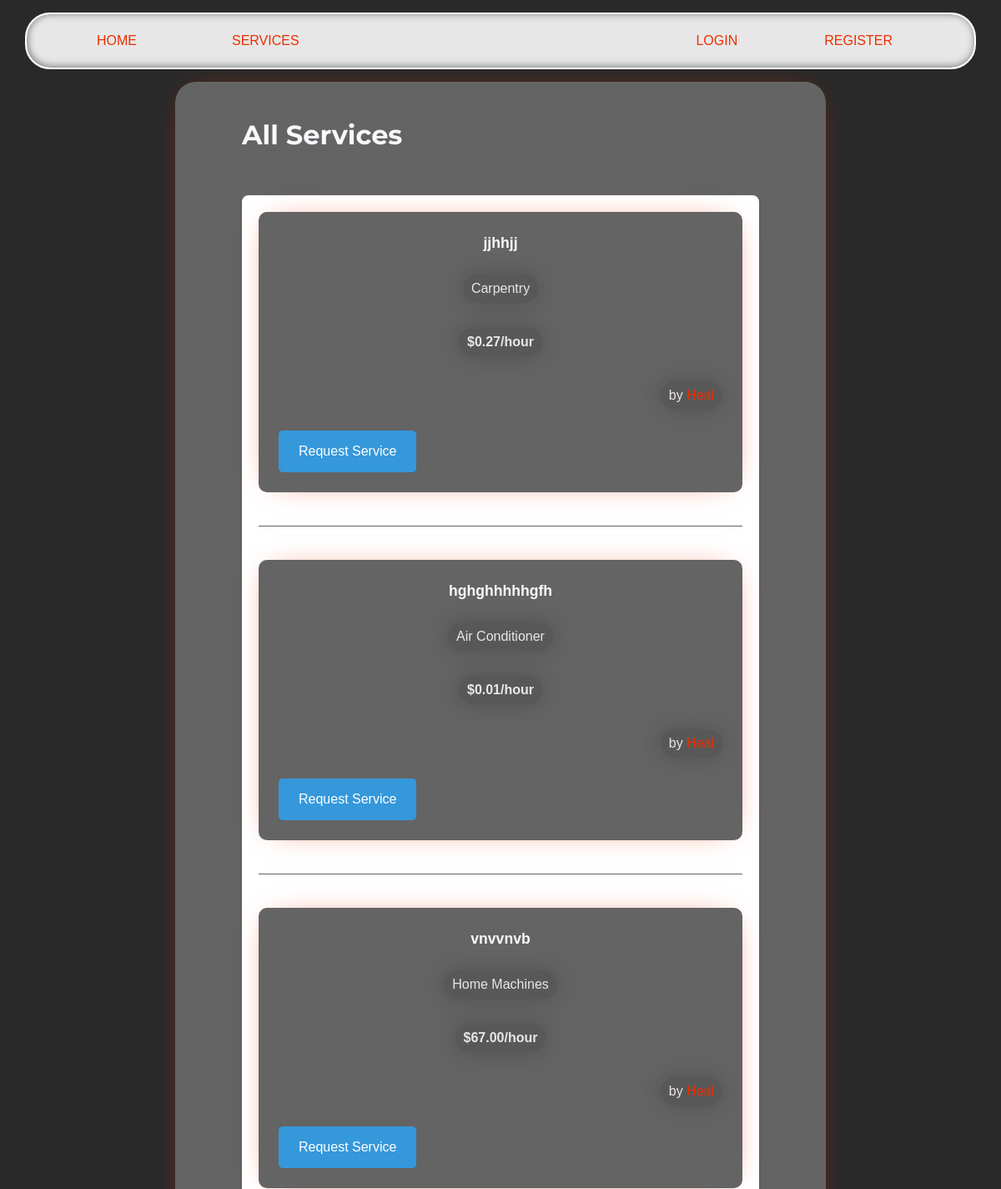
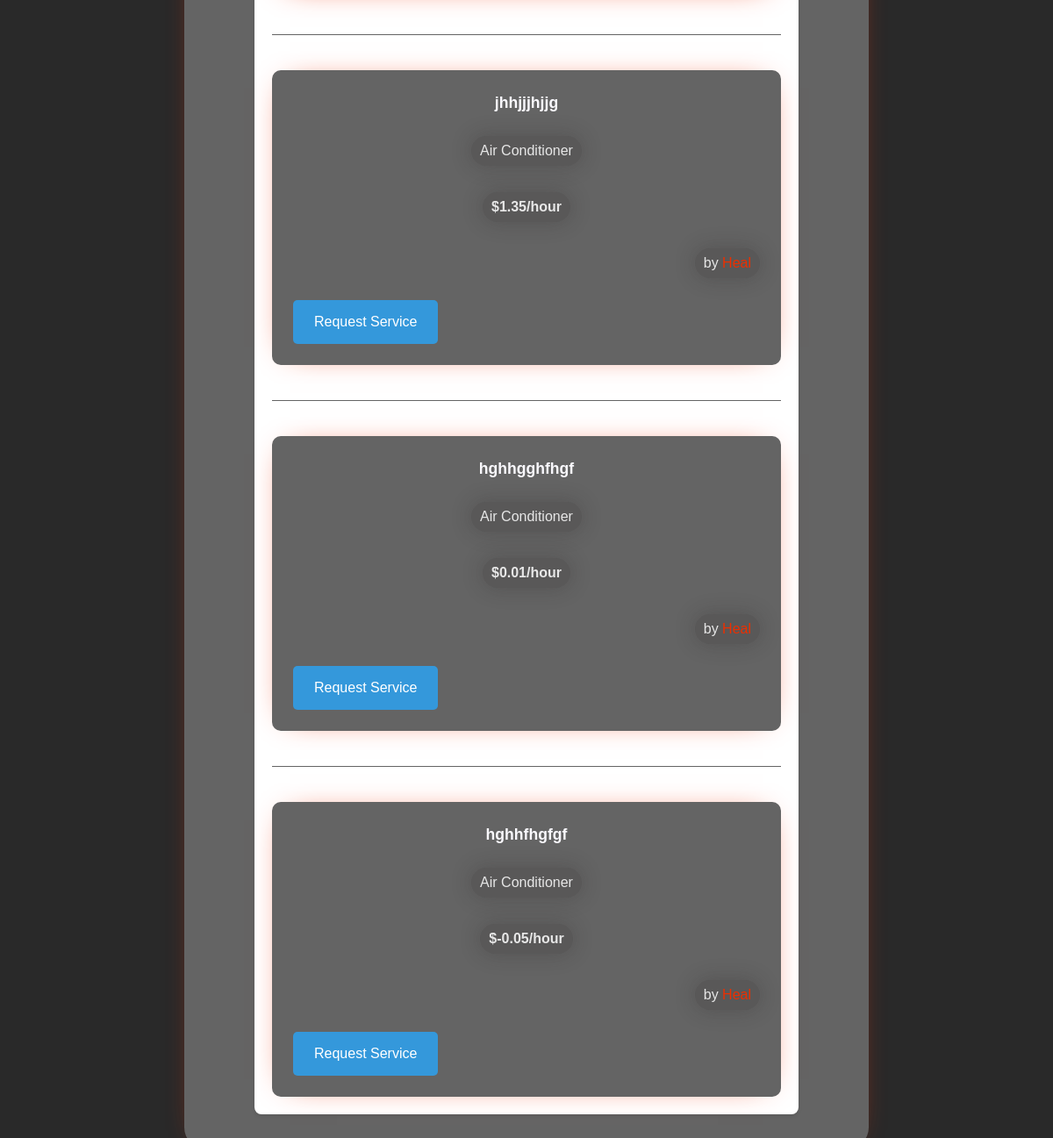
Page /services/ on the committed database (2 pictures, top to bottom).
### services/models.py (models this page shows, shortened)
class Service(models.Model):
    company = models.ForeignKey(Company, on_delete=models.CASCADE, related_name='services')
    name = models.CharField(max_length=40)
    description = models.TextField()
    price_per_hour = models.DecimalField(decimal_places=2, max_digits=100)
    rating = models.IntegerField(validators=[MinValueValidator(0), MaxValueValidator(5)], default=0)
    choices = (
        ('Air Conditioner', 'Air Conditioner'),
        ('Carpentry', 'Carpentry'),
        ('Electricity', 'Electricity'),
        ('Gardening', 'Gardening'),
        ('Home Machines', 'Home Machines'),
        ('House Keeping', 'House Keeping'),
        ('Interior Design', 'Interior Design'),
        ('Locks', 'Locks'),
        ('Painting', 'Painting'),
        ('Plumbing', 'Plumbing'),
        ('Water Heaters', 'Water Heaters'),
    )
    field = models.CharField(max_length=30, blank=False, null=False, choices=choices)
    created_at = models.DateTimeField(auto_now=True, null=False)
    request_count = models.IntegerField(default=0)

### services/views.py (the view)
# urls.py: path('', v.service_list, name='service_list'),
def service_list(request):
    services = Service.objects.all().order_by('-created_at')
    paginator = Paginator(services, 9)
    page = request.GET.get('page')
    services = paginator.get_page(page)
    return render(request, 'services/list.html', {'services': services})

### services/templates/services/list.html (shortened to what this page needs)
{% extends 'main/base.html' %}
{% load static %}
{% block extra_head %}
<link rel="stylesheet" type="text/css" href="{% static 'services/css/services.css' %}">
{% endblock %}
{% block content %}
<div class="services-container">
    <div class="services-header">
        <h1>All Services</h1>
    </div>
    <div class="services-list">
        {% if services %}
            {% for service in services %}
                <div class="service-item">
                    <div class="service-details">
                        <a href="{% url 'service_detail' service.id %}" class="service-name">{{ service.name }}</a>
                        <span class="field">{{ service.field }}</span>
                        <span class="price">${{ service.price_per_hour }}/hour</span>
                        <span class="provider">by <a href="{% url 'company_profile' service.company.user.username %}" class="company-link">{{ service.company.user.username }}</a></span>
                        {% if user.is_authenticated %}
                            {% if user.is_customer %}
                                <a href="{% url 'request_service' service.id %}" class="request-btn">Request Service</a>
                            {% endif %}
                        {% else %}
                            <a href="{% url 'login_user' %}?next={% url 'request_service' service.id %}" class="request-btn">Request Service</a>
                        {% endif %}
                    </div>
                </div>
                {% if not forloop.last %}
                    <div class="divider"></div>
                {% endif %}
            {% endfor %}
        {% else %}
            <p class="no-services">No services found.</p>
        {% endif %}
    </div>
</div>
{% endblock %}

### static/css/style.css (style rules this page uses)
:root { --deep-blue: #2F5C8F; --soft-white: #F9F9F9; --vibrant-green: #7EBB59; --warm-orange: #F7882F; --charcoal-gray: #33363B; --light-gray: #EAEAEA; --heading-font: 'Montserrat', sans-serif; --body-font: 'Roboto', sans-serif; }
* { margin: 0; padding: 0; box-sizing: border-box; }
body { font-family: var(--body-font); font-size: 16px; line-height: 1.5; color: var(--charcoal-gray); background-color: var(--soft-white); }
h1, h2, h3, h4, h5, h6 { font-family: var(--heading-font); font-weight: 700; margin-bottom: 1rem; color: var(--deep-blue); }
h1 { font-size: 36px; }
a { color: var(--deep-blue); text-decoration: none; transition: color 0.3s ease; }
body { background: #292929; font-family: 'Lexend Exa', sans-serif; padding: 0; margin: 0; }
a { color: #ee5e4b; text-decoration: none; }
span { background-color: #3834343d; border-radius: 30px; box-shadow: 0px 0px 23px 1px #2423213d; padding: 5px 10px; margin: 5px 0px; }

### services/static/services/css/services.css (style rules this page uses)
.services-container { max-width: 1200px; margin: 0 auto; padding: 20px; }
.services-header { display: flex; justify-content: space-between; align-items: center; margin-bottom: 2rem; flex-direction: column; align-items: flex-start; }
.services-header h1 { color: #f9f8fd; font-size: 2rem; }
.create-service-btn, .request-btn { display: inline-block; padding: 0.8rem 1.5rem; background: #ec2f00; color: white; text-decoration: none; border-radius: 5px; transition: background 0.3s; }
.request-btn { display: inline-block; padding: 0.8rem 1.5rem; background-color: #3498db; color: white; text-decoration: none; border-radius: 5px; align-self: flex-start; transition: background-color 0.3s ease; }
.services-list { display: flex; flex-direction: column; gap: 1.5rem; background: white; border-radius: 8px; box-shadow: 0 2px 4px rgba(0,0,0,0.1); padding: 20px; }
.service-item { background-color: #646464; padding: 1.5rem; border-radius: 10px; box-shadow: 0px 0px 35px -20px #ec2f00; }
.service-details { display: flex; flex-direction: column; gap: 0.8rem; align-items: center; gap: 20px; }
.service-name { color: #f9f8fd; font-size: 1.3rem; text-decoration: none; font-weight: bold; font-size: 1.1em; }
.field { color: #e7e7e7; }
.price { font-weight: bold; color: #e7e7e7; }
.provider { margin-left: auto; color: #e7e7e7; }
.company-link { color: #ec2f00; text-decoration: none; }
.divider { height: 1px; background-color: #646464; margin: 1rem 0; }

### rows in the picture
Service: name "jjhhjj", field "Carpentry", price_per_hour "0.27"
Service: name "hghghhhhhgfh", field "Air Conditioner", price_per_hour "0.01"
Service: name "vnvvnvb", field "Home Machines", price_per_hour "67.00"
Service: name "jhhjjjhjjg", field "Air Conditioner", price_per_hour "1.35"
Service: name "hghhgghfhgf", field "Air Conditioner", price_per_hour "0.01"
Service: name "hghhfhgfgf", field "Air Conditioner", price_per_hour "-0.05"
